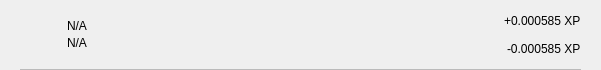
<?xml version="1.0" encoding="UTF-8"?>
<ui version="4.0">
 <class>TxRow</class>
 <widget class="QWidget" name="TxRow">
  <property name="geometry">
   <rect>
    <x>0</x>
    <y>0</y>
    <width>601</width>
    <height>70</height>
   </rect>
  </property>
  <property name="minimumSize">
   <size>
    <width>0</width>
    <height>40</height>
   </size>
  </property>
  <property name="windowTitle">
   <string>Form</string>
  </property>
  <layout class="QVBoxLayout" name="verticalLayout_3">
   <property name="spacing">
    <number>0</number>
   </property>
   <property name="leftMargin">
    <number>0</number>
   </property>
   <property name="topMargin">
    <number>0</number>
   </property>
   <property name="rightMargin">
    <number>0</number>
   </property>
   <property name="bottomMargin">
    <number>0</number>
   </property>
   <item>
    <widget class="QWidget" name="rowContainer" native="true">
     <layout class="QVBoxLayout" name="verticalLayout_2">
      <property name="spacing">
       <number>9</number>
      </property>
      <property name="leftMargin">
       <number>20</number>
      </property>
      <property name="topMargin">
       <number>9</number>
      </property>
      <property name="rightMargin">
       <number>20</number>
      </property>
      <property name="bottomMargin">
       <number>0</number>
      </property>
      <item>
       <widget class="QFrame" name="frame">
        <property name="styleSheet">
         <string notr="true">border:none;</string>
        </property>
        <property name="frameShape">
         <enum>QFrame::StyledPanel</enum>
        </property>
        <property name="frameShadow">
         <enum>QFrame::Raised</enum>
        </property>
        <layout class="QHBoxLayout" name="horizontalLayout" stretch="0,2,0">
         <property name="leftMargin">
          <number>0</number>
         </property>
         <property name="topMargin">
          <number>0</number>
         </property>
         <property name="rightMargin">
          <number>0</number>
         </property>
         <property name="bottomMargin">
          <number>0</number>
         </property>
         <item>
          <widget class="QPushButton" name="icon">
           <property name="focusPolicy">
            <enum>Qt::NoFocus</enum>
           </property>
           <property name="styleSheet">
            <string notr="true">border:none;</string>
           </property>
           <property name="text">
            <string/>
           </property>
           <property name="iconSize">
            <size>
             <width>28</width>
             <height>28</height>
            </size>
           </property>
          </widget>
         </item>
         <item>
          <layout class="QVBoxLayout" name="verticalLayout">
           <property name="spacing">
            <number>3</number>
           </property>
           <property name="leftMargin">
            <number>9</number>
           </property>
           <item>
            <widget class="QLabel" name="lblAddress">
             <property name="styleSheet">
              <string notr="true"/>
             </property>
             <property name="text">
              <string notr="true">N/A</string>
             </property>
             <property name="alignment">
              <set>Qt::AlignBottom|Qt::AlignLeading|Qt::AlignLeft</set>
             </property>
            </widget>
           </item>
           <item>
            <widget class="QLabel" name="lblDate">
             <property name="styleSheet">
              <string notr="true"/>
             </property>
             <property name="text">
              <string notr="true">N/A</string>
             </property>
             <property name="alignment">
              <set>Qt::AlignLeading|Qt::AlignLeft|Qt::AlignTop</set>
             </property>
            </widget>
           </item>
          </layout>
         </item>
         <item>
          <widget class="QWidget" name="containerAmounts" native="true">
           <property name="minimumSize">
            <size>
             <width>80</width>
             <height>0</height>
            </size>
           </property>
           <layout class="QVBoxLayout" name="verticalLayout_4">
            <property name="leftMargin">
             <number>0</number>
            </property>
            <property name="topMargin">
             <number>0</number>
            </property>
            <property name="rightMargin">
             <number>0</number>
            </property>
            <property name="bottomMargin">
             <number>0</number>
            </property>
            <item alignment="Qt::AlignRight">
             <widget class="QLabel" name="lblAmountTop">
              <property name="styleSheet">
               <string notr="true"/>
              </property>
              <property name="text">
               <string>+0.000585 XP</string>
              </property>
             </widget>
            </item>
            <item alignment="Qt::AlignRight">
             <widget class="QLabel" name="lblAmountBottom">
              <property name="styleSheet">
               <string notr="true"/>
              </property>
              <property name="text">
               <string>-0.000585 XP</string>
              </property>
             </widget>
            </item>
           </layout>
          </widget>
         </item>
        </layout>
       </widget>
      </item>
      <item>
       <widget class="QLabel" name="lblDivisory">
        <property name="minimumSize">
         <size>
          <width>0</width>
          <height>1</height>
         </size>
        </property>
        <property name="maximumSize">
         <size>
          <width>16777215</width>
          <height>1</height>
         </size>
        </property>
        <property name="styleSheet">
         <string notr="true">background-color:#bababa;</string>
        </property>
        <property name="text">
         <string/>
        </property>
        <property name="alignment">
         <set>Qt::AlignBottom|Qt::AlignLeading|Qt::AlignLeft</set>
        </property>
       </widget>
      </item>
     </layout>
    </widget>
   </item>
  </layout>
 </widget>
 <resources/>
 <connections/>
</ui>
